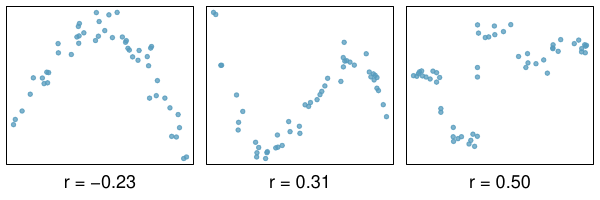

Source code (R):
library(openintro)
data(COL)

pdf('corForNonLinearPlots.pdf', 6, 2)

COL <- COL[1,2]
set.seed(1)

par(mfrow=c(1,3), mar=c(2.7, rep(0.5, 3)), mgp=c(1,0,0))

n <- 50
x <- c(runif(n[1]-2, -2, 2.2), 2, 2.1)
y <- -10*x^2 + rnorm(n[1], sd=5)
plot(x,y, axes=FALSE, pch=20, col=COL[1], cex=1.351, xlab='')
box()
mtext(paste('r =', round(cor(x,y), 2)), side=1, line=1, cex=1.1)

n <- 50
x <- c(runif(n[1]-2, -20, 10.2), 2, 2.1)
y <- -x^3 -10*x^2 + 100*x + rnorm(n[1], sd=120)
plot(x,y, axes=FALSE, pch=20, col=COL[1], cex=1.351, xlab='')
box()
mtext(paste('r =', round(cor(x,y), 2)), side=1, line=1, cex=1.1)

n <- 50
x <- runif(n[1], -1, 4)
y <- 0.25*(x>3) + -0.5*(x>2) + 1.7*(x>1) + (x<0)
x <- c(x,0,0,1,1)
y <- c(y,rep(0.5,2),rep(1,2)) + rnorm(n[1]+4, sd=0.071)
yR <- range(y) + c(-1,1)*0.1*diff(range(y))
plot(x,y, axes=FALSE, pch=20, col=COL[1], cex=1.351, xlab='', ylim=yR)
box()
mtext(paste('r =', format(c(round(cor(x,y), 2), 0.01))[1]), side=1, line=1, cex=1.1)

dev.off()